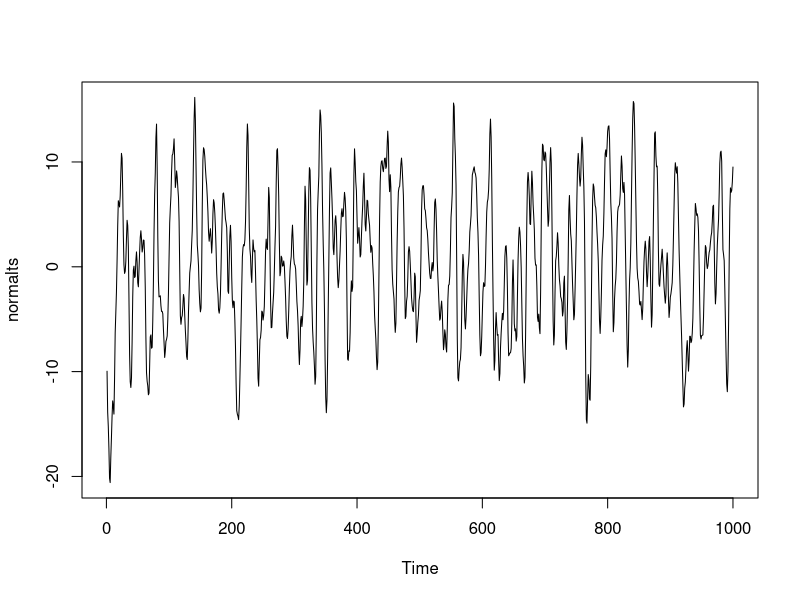
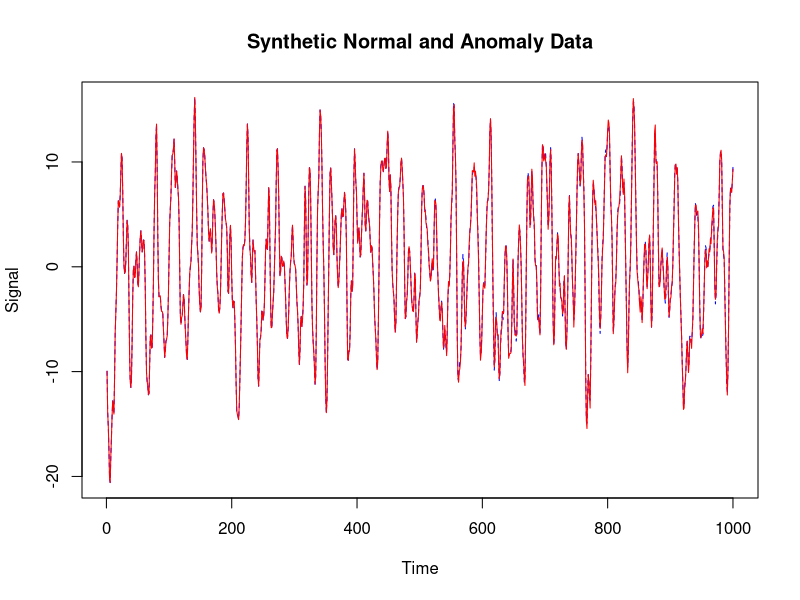
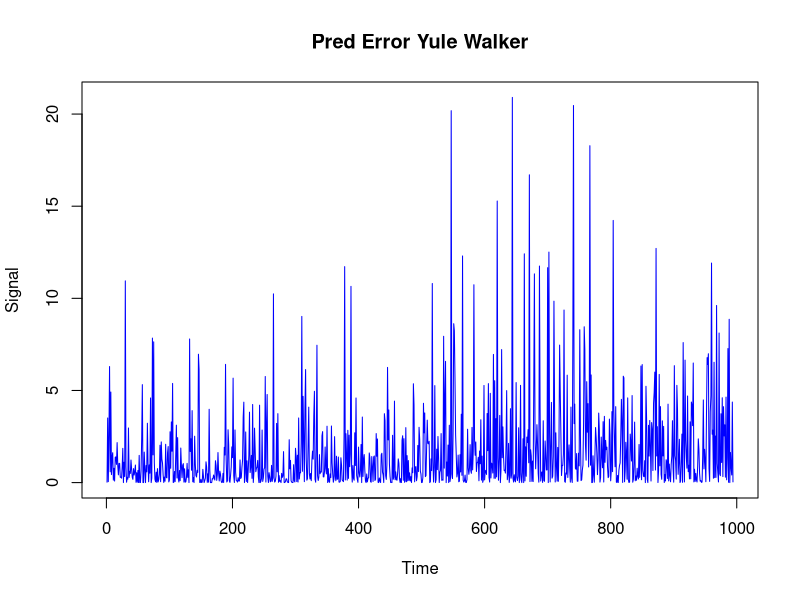
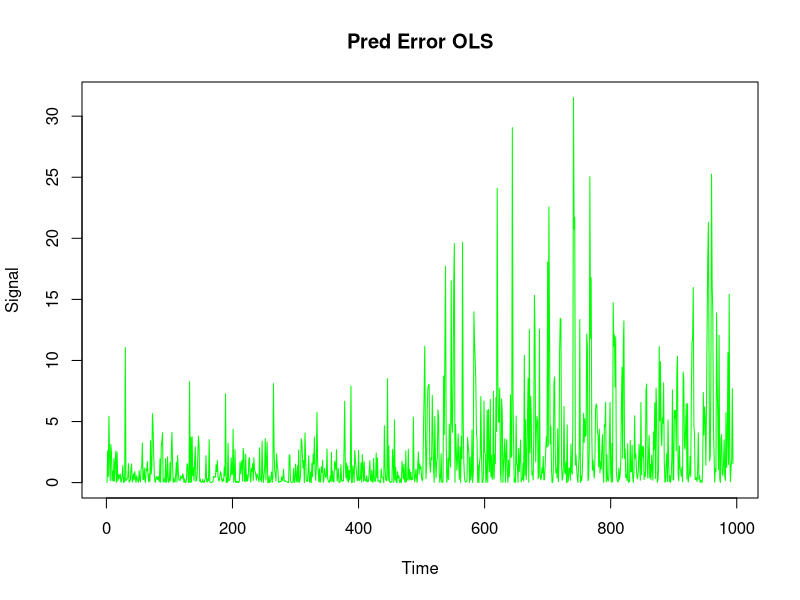

These charts were generated, in order, by the following R code:
# Set seed for reproducibility
set.seed(975)


# Define AR(6) coefficients for a "normal" stationary process
phi <- c(2.4012, -2.7882, 2.3094, -1.4980, 0.6926, -0.1981)
p <- length(phi)
n <- 1000  # total length

# Generate normal AR(6) data
normalts <- arima.sim(n = n, model = list(ar = phi), sd = 1)
plot(normalts)

# Create anomaly data by adding a leak starting at t = 500

anomalyts <- normalts
leak_start <- 500
leak_length <- n - leak_start + 1

anomalyts <- normalts
anomalyts[leak_start:n] <- anomalyts[leak_start:n] + rnorm(leak_length, mean = 0, sd = 0.3)

#Optional: plot both series
ts.plot(normalts, col = "blue", lty = 2, main = "Synthetic Normal and Anomaly Data", ylab = "Signal")
lines(anomalyts, col = "red")
#legend("topright", legend = c("Normal", "Anomalous (with leak)"), col = c("blue", "red"), lty = c(2, 1))

# a)
yule_walker <- ar(normalts, aic=FALSE, order.max=6, method="yule-walker")
yw_coeff <- yule_walker[[2]]

ols <- ar(normalts, aic=FALSE, order.max=6, method = "ols")
ols_coeff <- ols[[2]]

# b)

vorhersage <- predict(yule_walker, n.ahead=1)

v_yw <- rep(0, 1000)
v_ols <- rep(0, 1000)

for (i in 7:1000){
  v_yw[i] <- rev(yw_coeff) %*% anomalyts[(i-6):(i-1)]
  v_ols[i] <- rev(ols_coeff) %*% anomalyts[(i-6):(i-1)]
}

diff_yw <- (anomalyts - v_yw)**2
diff_ols <- (anomalyts - v_ols)**2

ts.plot(diff_yw[7:1000], col = "blue", main = "Pred Error Yule Walker", ylab = "Signal")
ts.plot(diff_ols[7:1000], col = "green", main = "Pred Error OLS", ylab = "Signal")




